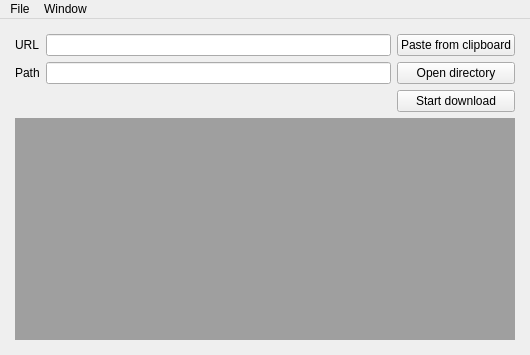
<?xml version="1.0" encoding="UTF-8"?>
<ui version="4.0" idbasedtr="true">
 <class>MainWindow</class>
 <widget class="QMainWindow" name="MainWindow">
  <property name="geometry">
   <rect>
    <x>0</x>
    <y>0</y>
    <width>530</width>
    <height>355</height>
   </rect>
  </property>
  <property name="windowTitle">
   <string>akniga.org downloader</string>
  </property>
  <widget class="QWidget" name="centralwidget">
   <layout class="QGridLayout" name="gridLayout_2">
    <item row="0" column="0">
     <layout class="QVBoxLayout" name="verticalLayout">
      <property name="sizeConstraint">
       <enum>QLayout::SetDefaultConstraint</enum>
      </property>
      <property name="leftMargin">
       <number>6</number>
      </property>
      <property name="topMargin">
       <number>6</number>
      </property>
      <property name="rightMargin">
       <number>6</number>
      </property>
      <property name="bottomMargin">
       <number>6</number>
      </property>
      <item>
       <layout class="QGridLayout" name="gridLayout">
        <property name="sizeConstraint">
         <enum>QLayout::SetNoConstraint</enum>
        </property>
        <property name="horizontalSpacing">
         <number>6</number>
        </property>
        <item row="3" column="0">
         <widget class="QLabel" name="labelPath">
          <property name="text">
           <string>Path</string>
          </property>
         </widget>
        </item>
        <item row="4" column="0" colspan="2">
         <spacer name="horizontalSpacer">
          <property name="orientation">
           <enum>Qt::Horizontal</enum>
          </property>
          <property name="sizeHint" stdset="0">
           <size>
            <width>40</width>
            <height>20</height>
           </size>
          </property>
         </spacer>
        </item>
        <item row="3" column="2">
         <widget class="QPushButton" name="buttonOpenPath">
          <property name="text">
           <string>Open directory</string>
          </property>
          <property name="icon">
           <iconset theme="Open">
            <normaloff>../../</normaloff>../../</iconset>
          </property>
         </widget>
        </item>
        <item row="4" column="2">
         <widget class="QPushButton" name="buttonDownload">
          <property name="text">
           <string>Start download</string>
          </property>
         </widget>
        </item>
        <item row="0" column="0">
         <widget class="QLabel" name="labelURL">
          <property name="text">
           <string>URL</string>
          </property>
         </widget>
        </item>
        <item row="3" column="1">
         <widget class="QLineEdit" name="linePath"/>
        </item>
        <item row="0" column="1">
         <widget class="QLineEdit" name="lineURL"/>
        </item>
        <item row="0" column="2">
         <widget class="QPushButton" name="buttonPaste">
          <property name="text">
           <string>Paste from clipboard</string>
          </property>
         </widget>
        </item>
       </layout>
      </item>
      <item>
       <widget class="QMdiArea" name="mdiArea"/>
      </item>
     </layout>
    </item>
   </layout>
  </widget>
  <widget class="QMenuBar" name="menuBar">
   <property name="geometry">
    <rect>
     <x>0</x>
     <y>0</y>
     <width>530</width>
     <height>20</height>
    </rect>
   </property>
   <widget class="QMenu" name="File">
    <property name="title">
     <string>File</string>
    </property>
    <addaction name="actionExit"/>
   </widget>
   <widget class="QMenu" name="Window">
    <property name="title">
     <string>Window</string>
    </property>
    <addaction name="actionNext"/>
    <addaction name="actionPrevious"/>
    <addaction name="actionCascade"/>
    <addaction name="actionTile"/>
   </widget>
   <addaction name="File"/>
   <addaction name="Window"/>
  </widget>
  <action name="actionExit">
   <property name="text">
    <string>Exit</string>
   </property>
   <property name="shortcut">
    <string>Ctrl+X</string>
   </property>
  </action>
  <action name="actionNext">
   <property name="text">
    <string>Next</string>
   </property>
  </action>
  <action name="actionPrevious">
   <property name="text">
    <string>Previous</string>
   </property>
  </action>
  <action name="actionCascade">
   <property name="text">
    <string>Cascade</string>
   </property>
  </action>
  <action name="actionTile">
   <property name="text">
    <string>Tile</string>
   </property>
  </action>
 </widget>
 <tabstops>
  <tabstop>lineURL</tabstop>
  <tabstop>linePath</tabstop>
  <tabstop>buttonDownload</tabstop>
  <tabstop>buttonPaste</tabstop>
  <tabstop>buttonOpenPath</tabstop>
 </tabstops>
 <resources/>
 <connections>
  <connection>
   <sender>buttonOpenPath</sender>
   <signal>clicked()</signal>
   <receiver>MainWindow</receiver>
   <slot>onButtonOpenPathClick()</slot>
   <hints>
    <hint type="sourcelabel">
     <x>473</x>
     <y>56</y>
    </hint>
    <hint type="destinationlabel">
     <x>264</x>
     <y>177</y>
    </hint>
   </hints>
  </connection>
  <connection>
   <sender>buttonDownload</sender>
   <signal>clicked()</signal>
   <receiver>MainWindow</receiver>
   <slot>onButtonDownloadClick()</slot>
   <hints>
    <hint type="sourcelabel">
     <x>264</x>
     <y>86</y>
    </hint>
    <hint type="destinationlabel">
     <x>264</x>
     <y>177</y>
    </hint>
   </hints>
  </connection>
  <connection>
   <sender>buttonPaste</sender>
   <signal>clicked()</signal>
   <receiver>MainWindow</receiver>
   <slot>onButtonPaste()</slot>
   <hints>
    <hint type="sourcelabel">
     <x>463</x>
     <y>47</y>
    </hint>
    <hint type="destinationlabel">
     <x>264</x>
     <y>177</y>
    </hint>
   </hints>
  </connection>
  <connection>
   <sender>actionExit</sender>
   <signal>triggered()</signal>
   <receiver>MainWindow</receiver>
   <slot>close()</slot>
   <hints>
    <hint type="sourcelabel">
     <x>-1</x>
     <y>-1</y>
    </hint>
    <hint type="destinationlabel">
     <x>264</x>
     <y>177</y>
    </hint>
   </hints>
  </connection>
  <connection>
   <sender>actionNext</sender>
   <signal>triggered()</signal>
   <receiver>mdiArea</receiver>
   <slot>activateNextSubWindow()</slot>
   <hints>
    <hint type="sourcelabel">
     <x>-1</x>
     <y>-1</y>
    </hint>
    <hint type="destinationlabel">
     <x>264</x>
     <y>232</y>
    </hint>
   </hints>
  </connection>
  <connection>
   <sender>actionPrevious</sender>
   <signal>triggered()</signal>
   <receiver>mdiArea</receiver>
   <slot>activatePreviousSubWindow()</slot>
   <hints>
    <hint type="sourcelabel">
     <x>-1</x>
     <y>-1</y>
    </hint>
    <hint type="destinationlabel">
     <x>264</x>
     <y>232</y>
    </hint>
   </hints>
  </connection>
  <connection>
   <sender>actionCascade</sender>
   <signal>triggered()</signal>
   <receiver>mdiArea</receiver>
   <slot>cascadeSubWindows()</slot>
   <hints>
    <hint type="sourcelabel">
     <x>-1</x>
     <y>-1</y>
    </hint>
    <hint type="destinationlabel">
     <x>264</x>
     <y>232</y>
    </hint>
   </hints>
  </connection>
  <connection>
   <sender>actionTile</sender>
   <signal>triggered()</signal>
   <receiver>mdiArea</receiver>
   <slot>tileSubWindows()</slot>
   <hints>
    <hint type="sourcelabel">
     <x>-1</x>
     <y>-1</y>
    </hint>
    <hint type="destinationlabel">
     <x>264</x>
     <y>232</y>
    </hint>
   </hints>
  </connection>
 </connections>
 <slots>
  <slot>onButtonOpenPathClick()</slot>
  <slot>onButtonDownloadClick()</slot>
  <slot>onButtonPaste()</slot>
 </slots>
</ui>
